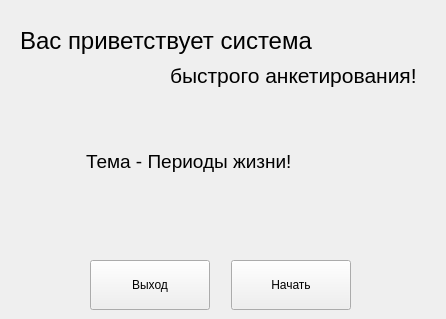
<?xml version="1.0" encoding="UTF-8"?>
<ui version="4.0">
 <class>MainWindow</class>
 <widget class="QMainWindow" name="MainWindow">
  <property name="geometry">
   <rect>
    <x>0</x>
    <y>0</y>
    <width>446</width>
    <height>319</height>
   </rect>
  </property>
  <property name="minimumSize">
   <size>
    <width>446</width>
    <height>319</height>
   </size>
  </property>
  <property name="maximumSize">
   <size>
    <width>446</width>
    <height>319</height>
   </size>
  </property>
  <property name="windowTitle">
   <string>MainWindow</string>
  </property>
  <widget class="QWidget" name="centralwidget">
   <widget class="QPushButton" name="btn_exit">
    <property name="geometry">
     <rect>
      <x>90</x>
      <y>260</y>
      <width>120</width>
      <height>50</height>
     </rect>
    </property>
    <property name="font">
     <font>
      <family>Segoe UI</family>
     </font>
    </property>
    <property name="text">
     <string>Выход</string>
    </property>
   </widget>
   <widget class="QLabel" name="label_welcome_1">
    <property name="geometry">
     <rect>
      <x>20</x>
      <y>20</y>
      <width>351</width>
      <height>41</height>
     </rect>
    </property>
    <property name="font">
     <font>
      <family>Segoe UI</family>
      <pointsize>18</pointsize>
     </font>
    </property>
    <property name="text">
     <string>Вас приветствует система</string>
    </property>
   </widget>
   <widget class="QPushButton" name="btn_begin">
    <property name="geometry">
     <rect>
      <x>231</x>
      <y>260</y>
      <width>120</width>
      <height>50</height>
     </rect>
    </property>
    <property name="font">
     <font>
      <family>Segoe UI</family>
     </font>
    </property>
    <property name="text">
     <string>Начать</string>
    </property>
   </widget>
   <widget class="QLabel" name="label_subject">
    <property name="geometry">
     <rect>
      <x>86</x>
      <y>131</y>
      <width>221</width>
      <height>61</height>
     </rect>
    </property>
    <property name="font">
     <font>
      <family>Segoe UI</family>
      <pointsize>14</pointsize>
     </font>
    </property>
    <property name="text">
     <string>Тема - Периоды жизни!</string>
    </property>
   </widget>
   <widget class="QLabel" name="label_welcome_2">
    <property name="geometry">
     <rect>
      <x>170</x>
      <y>60</y>
      <width>261</width>
      <height>31</height>
     </rect>
    </property>
    <property name="font">
     <font>
      <family>Segoe UI</family>
      <pointsize>16</pointsize>
     </font>
    </property>
    <property name="text">
     <string>быстрого анкетирования!</string>
    </property>
   </widget>
  </widget>
 </widget>
 <resources/>
 <connections/>
</ui>
